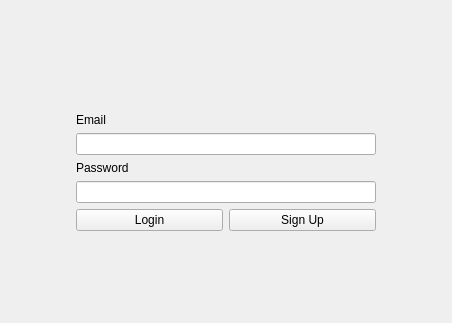
<?xml version="1.0" encoding="UTF-8"?>
<ui version="4.0">
 <class>Form</class>
 <widget class="QWidget" name="Form">
  <property name="geometry">
   <rect>
    <x>0</x>
    <y>0</y>
    <width>452</width>
    <height>323</height>
   </rect>
  </property>
  <property name="windowTitle">
   <string>Form</string>
  </property>
  <layout class="QGridLayout" name="gridLayout">
   <item row="0" column="1">
    <spacer name="verticalSpacer">
     <property name="orientation">
      <enum>Qt::Vertical</enum>
     </property>
     <property name="sizeHint" stdset="0">
      <size>
       <width>20</width>
       <height>40</height>
      </size>
     </property>
    </spacer>
   </item>
   <item row="2" column="2">
    <spacer name="horizontalSpacer_2">
     <property name="orientation">
      <enum>Qt::Horizontal</enum>
     </property>
     <property name="sizeHint" stdset="0">
      <size>
       <width>40</width>
       <height>20</height>
      </size>
     </property>
    </spacer>
   </item>
   <item row="3" column="1">
    <spacer name="verticalSpacer_2">
     <property name="orientation">
      <enum>Qt::Vertical</enum>
     </property>
     <property name="sizeHint" stdset="0">
      <size>
       <width>20</width>
       <height>40</height>
      </size>
     </property>
    </spacer>
   </item>
   <item row="2" column="1">
    <layout class="QVBoxLayout" name="verticalLayout">
     <item>
      <widget class="QLabel" name="label">
       <property name="text">
        <string>Email</string>
       </property>
       <property name="alignment">
        <set>Qt::AlignLeading|Qt::AlignLeft|Qt::AlignVCenter</set>
       </property>
      </widget>
     </item>
     <item>
      <widget class="QLineEdit" name="emailLineEdit">
       <property name="minimumSize">
        <size>
         <width>300</width>
         <height>0</height>
        </size>
       </property>
      </widget>
     </item>
     <item>
      <widget class="QLabel" name="label_2">
       <property name="text">
        <string>Password</string>
       </property>
       <property name="alignment">
        <set>Qt::AlignLeading|Qt::AlignLeft|Qt::AlignVCenter</set>
       </property>
      </widget>
     </item>
     <item>
      <widget class="QLineEdit" name="passwordLineEdit">
       <property name="minimumSize">
        <size>
         <width>300</width>
         <height>0</height>
        </size>
       </property>
       <property name="echoMode">
        <enum>QLineEdit::Password</enum>
       </property>
      </widget>
     </item>
     <item>
      <layout class="QHBoxLayout" name="horizontalLayout">
       <item>
        <widget class="QPushButton" name="loginButton">
         <property name="text">
          <string>Login</string>
         </property>
        </widget>
       </item>
       <item>
        <widget class="QPushButton" name="signupButton">
         <property name="text">
          <string>Sign Up</string>
         </property>
        </widget>
       </item>
      </layout>
     </item>
    </layout>
   </item>
   <item row="2" column="0">
    <spacer name="horizontalSpacer">
     <property name="orientation">
      <enum>Qt::Horizontal</enum>
     </property>
     <property name="sizeHint" stdset="0">
      <size>
       <width>40</width>
       <height>20</height>
      </size>
     </property>
    </spacer>
   </item>
   <item row="1" column="1">
    <widget class="QLabel" name="yuifyLogo">
     <property name="text">
      <string/>
     </property>
     <property name="alignment">
      <set>Qt::AlignCenter</set>
     </property>
    </widget>
   </item>
  </layout>
 </widget>
 <resources/>
 <connections/>
</ui>
